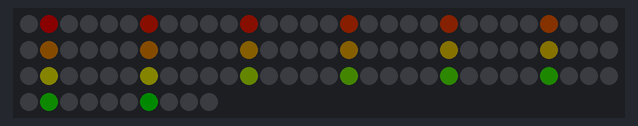
Recording of a sketch running on a simulated Arduino Uno, built with avr-gcc and run on an emulated ATmega328P. Parts: 100 RGB LEDs in strip order, left to right, continuing on the next row. Dim RGB values are drawn brighter than linear.

Above: at 0.16 s.
At 8.5 s:
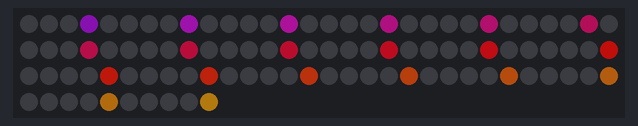
At 12.9 s:
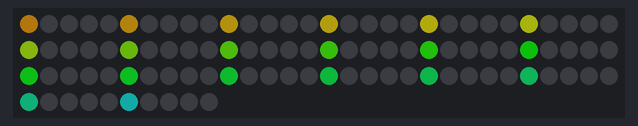
At 17.4 s:
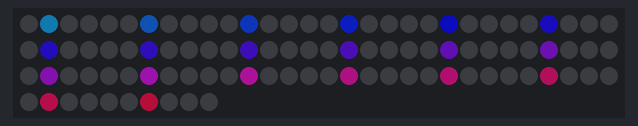
At 26.3 s:
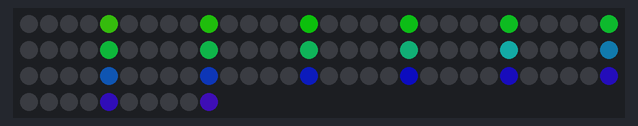
At 30.7 s:
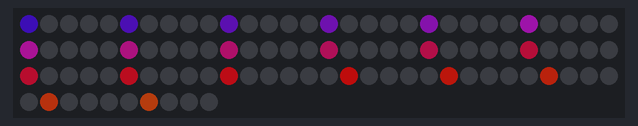

Measured:
- what the display in image 1 shows lasts 0.6 s, from 8.4 s to 9.0 s
- what the display in image 3 shows lasts 0.7 s, from 17.3 s to 18.0 s
- what the display in image 5 shows lasts 0.8 s, from 30.7 s to 31.5 s

The sketch:

Rainbow_4.ino
```cpp
#include "FastLED.h"
#define NUM_LEDS 100
#define DATA_PIN 2

CRGB leds[NUM_LEDS];
uint8_t count = 0;
uint8_t walker = 0;
uint8_t low = 50;
uint8_t high = 150;
uint8_t center = 29;

void setup() {
  FastLED.addLeds<NEOPIXEL, DATA_PIN>(leds, NUM_LEDS);
}

void loop() {

  for (int j = low; j < high; j++) {
    for (int i = 0; i < NUM_LEDS; i++) {

      walker = i + count;
      if (walker % 5 == 1) {
        leds[i] = CHSV(count + i, 190, j);
      }
      else {
        leds[i] = CRGB::Black;
      }
    }
    count++; //index count up
    // Show the leds
    FastLED.show();

    delay(35);
  }
  for (int j = high; j >= low; j--) {
    for (int i = 0; i < NUM_LEDS; i++) {

      walker = i + count;
      if (walker % 5 == 1) {
        leds[i] = CHSV(count + i, 190, j);
      }
      else {
        leds[i] = CRGB::Black;
      }
    }


    FastLED.show();
    //delay(35);
  }
}
```
